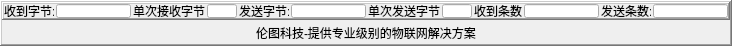
               <widget class="QFrame" name="frame_25">
                <property name="sizePolicy">
                 <sizepolicy hsizetype="Expanding" vsizetype="Expanding">
                  <horstretch>0</horstretch>
                  <verstretch>0</verstretch>
                 </sizepolicy>
                </property>
                <property name="minimumSize">
                 <size>
                  <width>0</width>
                  <height>0</height>
                 </size>
                </property>
                <property name="maximumSize">
                 <size>
                  <width>11111111</width>
                  <height>45</height>
                 </size>
                </property>
                <property name="frameShape">
                 <enum>QFrame::WinPanel</enum>
                </property>
                <property name="frameShadow">
                 <enum>QFrame::Raised</enum>
                </property>
                <property name="lineWidth">
                 <number>0</number>
                </property>
                <layout class="QGridLayout" name="gridLayout_7">
                 <property name="leftMargin">
                  <number>0</number>
                 </property>
                 <property name="topMargin">
                  <number>0</number>
                 </property>
                 <property name="rightMargin">
                  <number>0</number>
                 </property>
                 <property name="bottomMargin">
                  <number>2</number>
                 </property>
                 <property name="horizontalSpacing">
                  <number>0</number>
                 </property>
                 <property name="verticalSpacing">
                  <number>4</number>
                 </property>
                 <item row="1" column="1">
                  <widget class="QFrame" name="frame_30">
                   <property name="sizePolicy">
                    <sizepolicy hsizetype="Expanding" vsizetype="Expanding">
                     <horstretch>0</horstretch>
                     <verstretch>0</verstretch>
                    </sizepolicy>
                   </property>
                   <property name="maximumSize">
                    <size>
                     <width>150</width>
                     <height>16</height>
                    </size>
                   </property>
                   <property name="frameShape">
                    <enum>QFrame::NoFrame</enum>
                   </property>
                   <property name="frameShadow">
                    <enum>QFrame::Raised</enum>
                   </property>
                   <layout class="QHBoxLayout" name="horizontalLayout_16">
                    <property name="spacing">
                     <number>0</number>
                    </property>
                    <property name="leftMargin">
                     <number>0</number>
                    </property>
                    <property name="topMargin">
                     <number>0</number>
                    </property>
                    <property name="rightMargin">
                     <number>0</number>
                    </property>
                    <property name="bottomMargin">
                     <number>0</number>
                    </property>
                   </layout>
                  </widget>
                 </item>
                 <item row="1" column="0">
                  <widget class="QFrame" name="frame_11">
                   <property name="sizePolicy">
                    <sizepolicy hsizetype="Expanding" vsizetype="Maximum">
                     <horstretch>0</horstretch>
                     <verstretch>0</verstretch>
                    </sizepolicy>
                   </property>
                   <property name="minimumSize">
                    <size>
                     <width>680</width>
                     <height>0</height>
                    </size>
                   </property>
                   <property name="maximumSize">
                    <size>
                     <width>16777215</width>
                     <height>18</height>
                    </size>
                   </property>
                   <property name="frameShape">
                    <enum>QFrame::WinPanel</enum>
                   </property>
                   <property name="frameShadow">
                    <enum>QFrame::Raised</enum>
                   </property>
                   <layout class="QHBoxLayout" name="horizontalLayout_2">
                    <property name="spacing">
                     <number>2</number>
                    </property>
                    <property name="leftMargin">
                     <number>0</number>
                    </property>
                    <property name="topMargin">
                     <number>0</number>
                    </property>
                    <property name="rightMargin">
                     <number>0</number>
                    </property>
                    <property name="bottomMargin">
                     <number>0</number>
                    </property>
                    <item>
                     <widget class="QLabel" name="label_24">
                      <property name="sizePolicy">
                       <sizepolicy hsizetype="Maximum" vsizetype="Maximum">
                        <horstretch>0</horstretch>
                        <verstretch>0</verstretch>
                       </sizepolicy>
                      </property>
                      <property name="maximumSize">
                       <size>
                        <width>50</width>
                        <height>20</height>
                       </size>
                      </property>
                      <property name="text">
                       <string>收到字节:</string>
                      </property>
                     </widget>
                    </item>
                    <item>
                     <widget class="QLineEdit" name="receive_number_3">
                      <property name="enabled">
                       <bool>true</bool>
                      </property>
                      <property name="sizePolicy">
                       <sizepolicy hsizetype="Fixed" vsizetype="Fixed">
                        <horstretch>0</horstretch>
                        <verstretch>0</verstretch>
                       </sizepolicy>
                      </property>
                      <property name="minimumSize">
                       <size>
                        <width>60</width>
                        <height>0</height>
                       </size>
                      </property>
                      <property name="maximumSize">
                       <size>
                        <width>75</width>
                        <height>16</height>
                       </size>
                      </property>
                      <property name="text">
                       <string/>
                      </property>
                      <property name="maxLength">
                       <number>999999999</number>
                      </property>
                      <property name="dragEnabled">
                       <bool>false</bool>
                      </property>
                      <property name="readOnly">
                       <bool>true</bool>
                      </property>
                      <property name="clearButtonEnabled">
                       <bool>false</bool>
                      </property>
                     </widget>
                    </item>
                    <item>
                     <widget class="QLabel" name="label_12">
                      <property name="maximumSize">
                       <size>
                        <width>75</width>
                        <height>20</height>
                       </size>
                      </property>
                      <property name="text">
                       <string>单次接收字节</string>
                      </property>
                     </widget>
                    </item>
                    <item>
                     <widget class="QLineEdit" name="lineEdit_5">
                      <property name="sizePolicy">
                       <sizepolicy hsizetype="Fixed" vsizetype="Fixed">
                        <horstretch>0</horstretch>
                        <verstretch>0</verstretch>
                       </sizepolicy>
                      </property>
                      <property name="minimumSize">
                       <size>
                        <width>30</width>
                        <height>0</height>
                       </size>
                      </property>
                      <property name="maximumSize">
                       <size>
                        <width>30</width>
                        <height>16</height>
                       </size>
                      </property>
                     </widget>
                    </item>
                    <item>
                     <widget class="QLabel" name="label_25">
                      <property name="maximumSize">
                       <size>
                        <width>50</width>
                        <height>20</height>
                       </size>
                      </property>
                      <property name="text">
                       <string>发送字节:</string>
                      </property>
                     </widget>
                    </item>
                    <item>
                     <widget class="QLineEdit" name="send_number_4">
                      <property name="enabled">
                       <bool>true</bool>
                      </property>
                      <property name="minimumSize">
                       <size>
                        <width>60</width>
                        <height>0</height>
                       </size>
                      </property>
                      <property name="maximumSize">
                       <size>
                        <width>75</width>
                        <height>16</height>
                       </size>
                      </property>
                      <property name="text">
                       <string/>
                      </property>
                      <property name="maxLength">
                       <number>999999999</number>
                      </property>
                      <property name="dragEnabled">
                       <bool>false</bool>
                      </property>
                      <property name="readOnly">
                       <bool>true</bool>
                      </property>
                     </widget>
                    </item>
                    <item>
                     <widget class="QLabel" name="label_33">
                      <property name="maximumSize">
                       <size>
                        <width>75</width>
                        <height>20</height>
                       </size>
                      </property>
                      <property name="lineWidth">
                       <number>0</number>
                      </property>
                      <property name="text">
                       <string>单次发送字节</string>
                      </property>
                     </widget>
                    </item>
                    <item>
                     <widget class="QLineEdit" name="lineEdit_6">
                      <property name="minimumSize">
                       <size>
                        <width>30</width>
                        <height>0</height>
                       </size>
                      </property>
                      <property name="maximumSize">
                       <size>
                        <width>30</width>
                        <height>16</height>
                       </size>
                      </property>
                     </widget>
                    </item>
                    <item>
                     <widget class="QLabel" name="label_34">
                      <property name="maximumSize">
                       <size>
                        <width>50</width>
                        <height>20</height>
                       </size>
                      </property>
                      <property name="text">
                       <string>收到条数</string>
                      </property>
                     </widget>
                    </item>
                    <item>
                     <widget class="QLineEdit" name="receive_number_2">
                      <property name="enabled">
                       <bool>true</bool>
                      </property>
                      <property name="sizePolicy">
                       <sizepolicy hsizetype="Fixed" vsizetype="Fixed">
                        <horstretch>0</horstretch>
                        <verstretch>0</verstretch>
                       </sizepolicy>
                      </property>
                      <property name="minimumSize">
                       <size>
                        <width>35</width>
                        <height>0</height>
                       </size>
                      </property>
                      <property name="maximumSize">
                       <size>
                        <width>75</width>
                        <height>16</height>
                       </size>
                      </property>
                      <property name="text">
                       <string/>
                      </property>
                      <property name="maxLength">
                       <number>999999999</number>
                      </property>
                      <property name="dragEnabled">
                       <bool>false</bool>
                      </property>
                      <property name="readOnly">
                       <bool>true</bool>
                      </property>
                      <property name="clearButtonEnabled">
                       <bool>false</bool>
                      </property>
                     </widget>
                    </item>
                    <item>
                     <widget class="QLabel" name="label_35">
                      <property name="maximumSize">
                       <size>
                        <width>50</width>
                        <height>20</height>
                       </size>
                      </property>
                      <property name="text">
                       <string>发送条数:</string>
                      </property>
                     </widget>
                    </item>
                    <item>
                     <widget class="QLineEdit" name="send_number_3">
                      <property name="enabled">
                       <bool>true</bool>
                      </property>
                      <property name="minimumSize">
                       <size>
                        <width>35</width>
                        <height>0</height>
                       </size>
                      </property>
                      <property name="maximumSize">
                       <size>
                        <width>75</width>
                        <height>16</height>
                       </size>
                      </property>
                      <property name="text">
                       <string/>
                      </property>
                      <property name="maxLength">
                       <number>999999999</number>
                      </property>
                      <property name="dragEnabled">
                       <bool>false</bool>
                      </property>
                      <property name="readOnly">
                       <bool>true</bool>
                      </property>
                     </widget>
                    </item>
                   </layout>
                  </widget>
                 </item>
                 <item row="2" column="0">
                  <widget class="QLabel" name="label_23">
                   <property name="text">
                    <string>伦图科技-提供专业级别的物联网解决方案</string>
                   </property>
                   <property name="scaledContents">
                    <bool>false</bool>
                   </property>
                   <property name="alignment">
                    <set>Qt::AlignCenter</set>
                   </property>
                   <property name="openExternalLinks">
                    <bool>true</bool>
                   </property>
                   <property name="textInteractionFlags">
                    <set>Qt::LinksAccessibleByMouse</set>
                   </property>
                  </widget>
                 </item>
                </layout>
               </widget>
